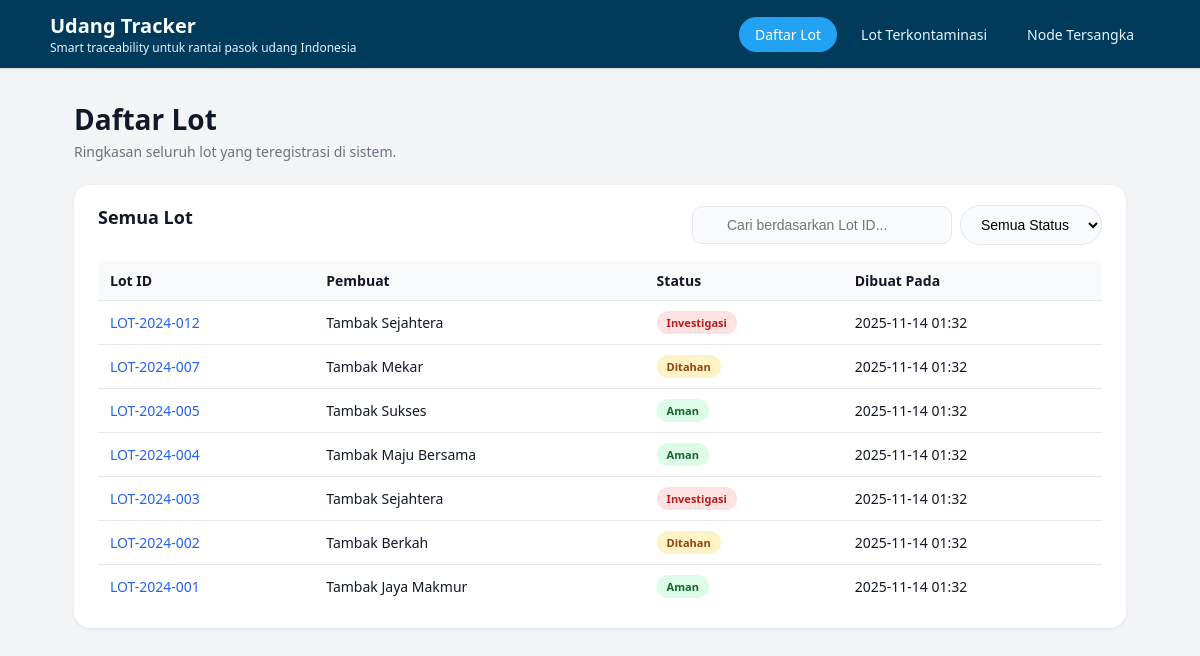
The page /lots/ on the database its author committed.
### tracker/models.py (models this page shows, shortened)
class Lot(models.Model):
    lot_id = models.CharField(max_length=100, unique=True)
    creator = models.ForeignKey(User, null=True, on_delete=models.SET_NULL)
    status = models.CharField(
        max_length=20,
        choices=[
            ("OK", "Aman"),
            ("HOLD", "Ditahan"),
            ("INVESTIGATE", "Investigasi"),
        ],
    )
    jenis_kontaminasi = models.CharField(max_length=100, blank=True, null=True)
    created_at = models.DateTimeField(auto_now_add=True)

### tracker/views.py (the view)
# urls.py: path("lots/", views.lot_list, name="lot_list"),
def lot_list(request):
    lots = Lot.objects.all().order_by("-created_at")
    q = request.GET.get("q", "").strip()
    status = request.GET.get("status", "all")
    if q:
        lots = lots.filter(lot_id__icontains=q)
    if status in ["OK", "HOLD", "INVESTIGATE"]:
        lots = lots.filter(status=status)
    context = {
        "lots": lots,
        "q": q,
        "status": status,
    }
    return render(request, "tracker/lot_list.html", context)

### tracker/templates/tracker/lot_list.html (shortened to what this page needs)
{% extends "tracker/base.html" %}
{% block content %}
<div class="page-container">
    <div class="page-header">
        <h1 class="page-title">Daftar Lot</h1>
        <p class="page-subtitle">Ringkasan seluruh lot yang teregistrasi di sistem.</p>
    </div>
    <div class="card">
        <div class="list-header">
            <h2 class="card-title">Semua Lot</h2>
            <form method="get" class="list-toolbar">
                <div class="search-wrapper">
                    <input
                        type="text"
                        name="q"
                        class="search-input"
                        placeholder="Cari berdasarkan Lot ID..."
                        value="{{ q }}">
                </div>
                <div class="filter-wrapper">
                    <select name="status" class="filter-select" onchange="this.form.submit()">
                        <option value="all" {% if status == "all" %}selected{% endif %}>
                            Semua Status
                        </option>
                    </select>
                </div>
            </form>
        </div>
        {% if lots %}
        <div class="table-wrapper">
            <table class="table">
                <thead>
                    <tr>
                        <th>Lot ID</th>
                        <th>Pembuat</th>
                        <th>Status</th>
                        <th>Dibuat Pada</th>
                    </tr>
                </thead>
                <tbody>
                    {% for lot in lots %}
                    <tr>
                        <td>
                            <a class="link-inline" href="{% url 'tracker:lot_detail' lot.lot_id %}">
                                {{ lot.lot_id }}
                            </a>
                        </td>
                        <td>
                            {{ lot.creator.username|default:"-" }}
                        </td>
                        <td>
                            {% if lot.status == "OK" %}
                                <span class="badge badge-ok">Aman</span>
                            {% elif lot.status == "HOLD" %}
                                <span class="badge badge-hold">Ditahan</span>
                            {% elif lot.status == "INVESTIGATE" %}
                                <span class="badge badge-investigate">Investigasi</span>
                            {% else %}
                                {{ lot.status }}
                            {% endif %}
                        </td>
                        <td>{{ lot.created_at|date:"Y-m-d H:i" }}</td>
                    </tr>
                    {% endfor %}
                </tbody>
            </table>
        </div>
        {% else %}
            <p class="empty-state">Tidak ada lot yang sesuai dengan filter.</p>
        {% endif %}
    </div>
</div>
{% endblock %}

### tracker/static/tracker/css/styles.css (style rules this page uses)
*, *::before, *::after { box-sizing: border-box; }
body { margin: 0; font-family: system-ui, -apple-system, BlinkMacSystemFont, "Segoe UI", sans-serif; background-color: #f3f4f6; color: #111827; }
.page-container { max-width: 1100px; margin: 32px auto 40px auto; padding: 0 24px; }
.page-header { margin-bottom: 24px; }
.page-title { font-size: 28px; font-weight: 700; margin: 0 0 4px 0; }
.page-subtitle { margin: 0; color: #6b7280; font-size: 14px; }
.link-inline { color: #2563eb; text-decoration: none; }
.card { background-color: #ffffff; border-radius: 16px; box-shadow: 0 1px 3px rgba(15, 23, 42, 0.08); padding: 20px 24px; margin-bottom: 24px; }
.card-title { font-size: 18px; font-weight: 600; margin: 0 0 12px 0; }
.list-header { display: flex; justify-content: space-between; align-items: flex-start; gap: 16px; flex-wrap: wrap; margin-bottom: 16px; }
.list-header .card-title { margin: 0; }
.list-toolbar { display: flex; flex-direction: column; gap: 8px; align-items: flex-end; }
@media (min-width: 768px) { .list-toolbar { flex-direction: row; align-items: center; } }
.search-wrapper { position: relative; width: 260px; }
.search-wrapper::before { content: ""; position: absolute; left: 10px; top: 50%; transform: translateY(-50%); font-size: 14px; color: #9ca3af; }
.search-input { width: 100%; min-width: 260px; padding: 10px 12px 10px 34px; border-radius: 10px; border: 1px solid #e5e7eb; background-color: #f9fafb; font-size: 14px; outline: none; }
.filter-select { min-width: 140px; padding: 10px 16px; border-radius: 999px; border: 1px solid #e5e7eb; background-color: #f9fafb; font-size: 14px; cursor: pointer; }
.table-wrapper { overflow-x: auto; }
.table { width: 100%; border-collapse: collapse; font-size: 14px; }
.table thead { background-color: #f9fafb; }
.table th, .table td { padding: 10px 12px; border-bottom: 1px solid #e5e7eb; text-align: left; vertical-align: middle; }
.table tr:last-child td { border-bottom: none; }
.badge { display: inline-flex; align-items: center; padding: 4px 10px; border-radius: 999px; font-size: 11px; font-weight: 600; }
.badge-ok { background-color: #dcfce7; color: #166534; }
.badge-hold { background-color: #fef3c7; color: #92400e; }
.badge-investigate { background-color: #fee2e2; color: #b91c1c; }

### rows shown on the page
Lot: lot_id "LOT-2024-012", creator.username "Tambak Sejahtera", status "Investigasi", created_at "2025-11-14 01:32"
Lot: lot_id "LOT-2024-007", creator.username "Tambak Mekar", status "Ditahan", created_at "2025-11-14 01:32"
Lot: lot_id "LOT-2024-005", creator.username "Tambak Sukses", status "Aman", created_at "2025-11-14 01:32"
Lot: lot_id "LOT-2024-004", creator.username "Tambak Maju Bersama", status "Aman", created_at "2025-11-14 01:32"
Lot: lot_id "LOT-2024-003", creator.username "Tambak Sejahtera", status "Investigasi", created_at "2025-11-14 01:32"
Lot: lot_id "LOT-2024-002", creator.username "Tambak Berkah", status "Ditahan", created_at "2025-11-14 01:32"
Lot: lot_id "LOT-2024-001", creator.username "Tambak Jaya Makmur", status "Aman", created_at "2025-11-14 01:32"
